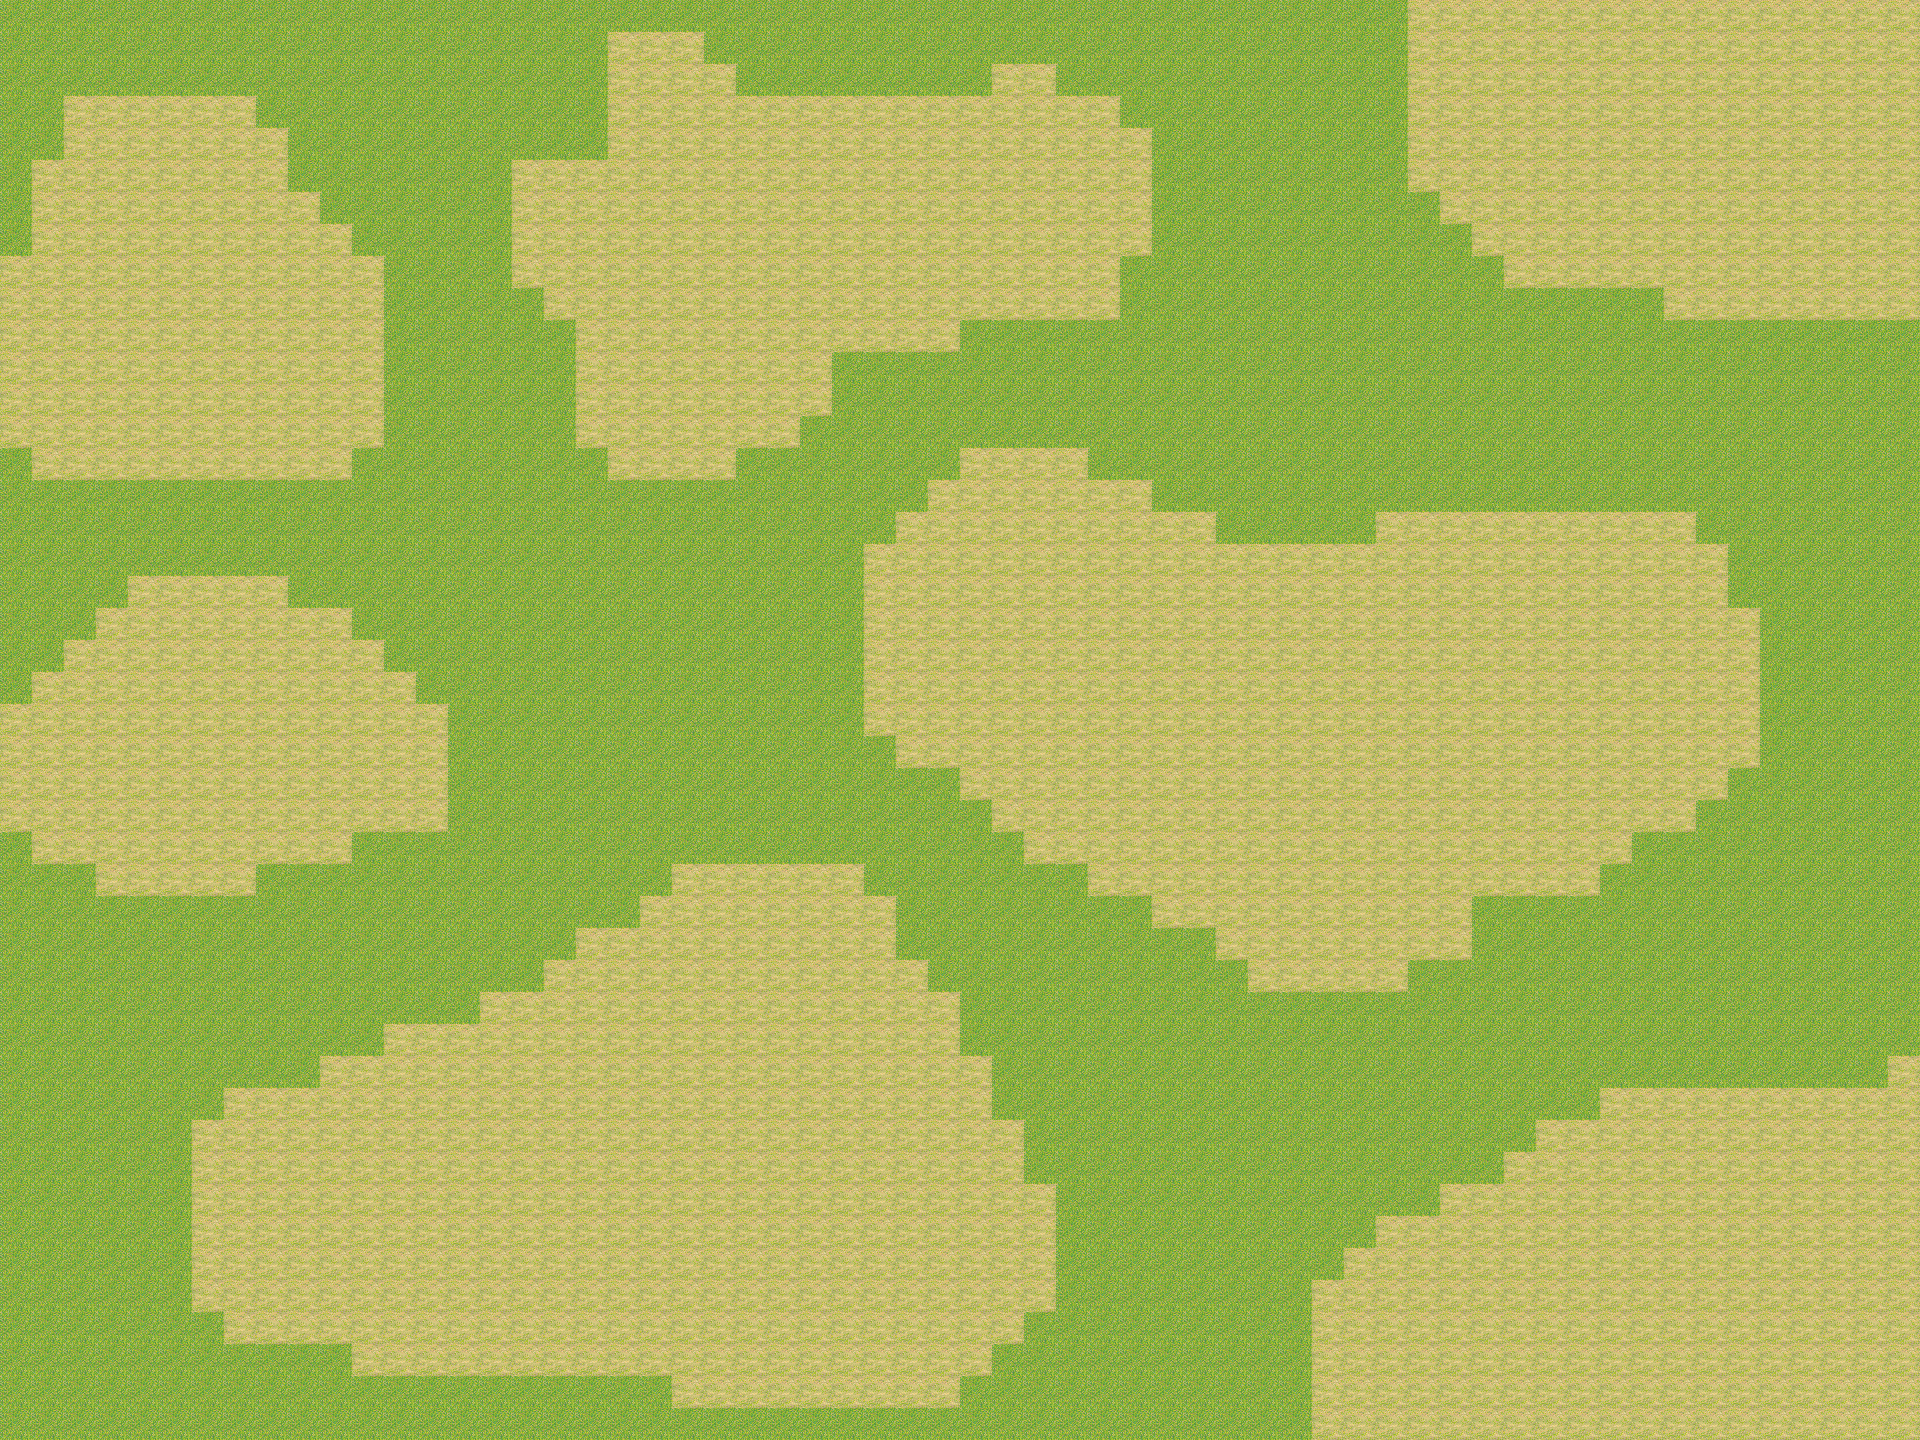

Below is a game level as drawn by its tile map, then a one-line description and the .tmx that defines it (tile-layer data replaced by summaries):
An orthogonal 60x45 tile map with 32x32 px tiles, 1 tile layer (Tile Layer 1).

<map version="1.0" orientation="orthogonal" renderorder="right-down" width="60" height="45" tilewidth="32" tileheight="32" nextobjectid="1">
 <tileset firstgid="1" name="DBZ" tilewidth="32" tileheight="32">
  <image source="Tiles0.png" width="448" height="2272" />
 </tileset>
 <layer name="Tile Layer 1" width="60" height="45">
  <data>[2700 cells, 2700 non-empty, 2 distinct tile ids]</data>
 </layer>
</map>
